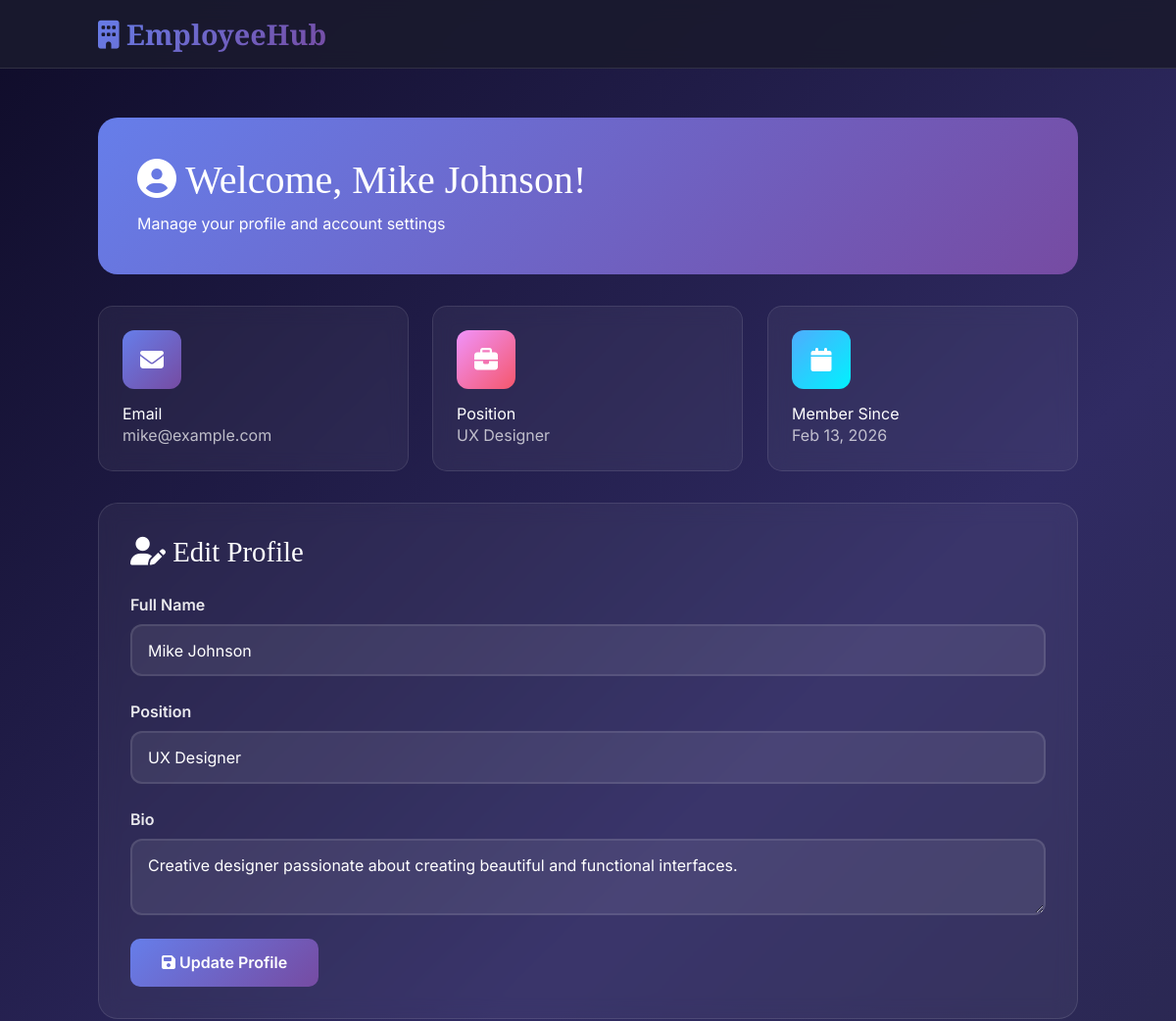
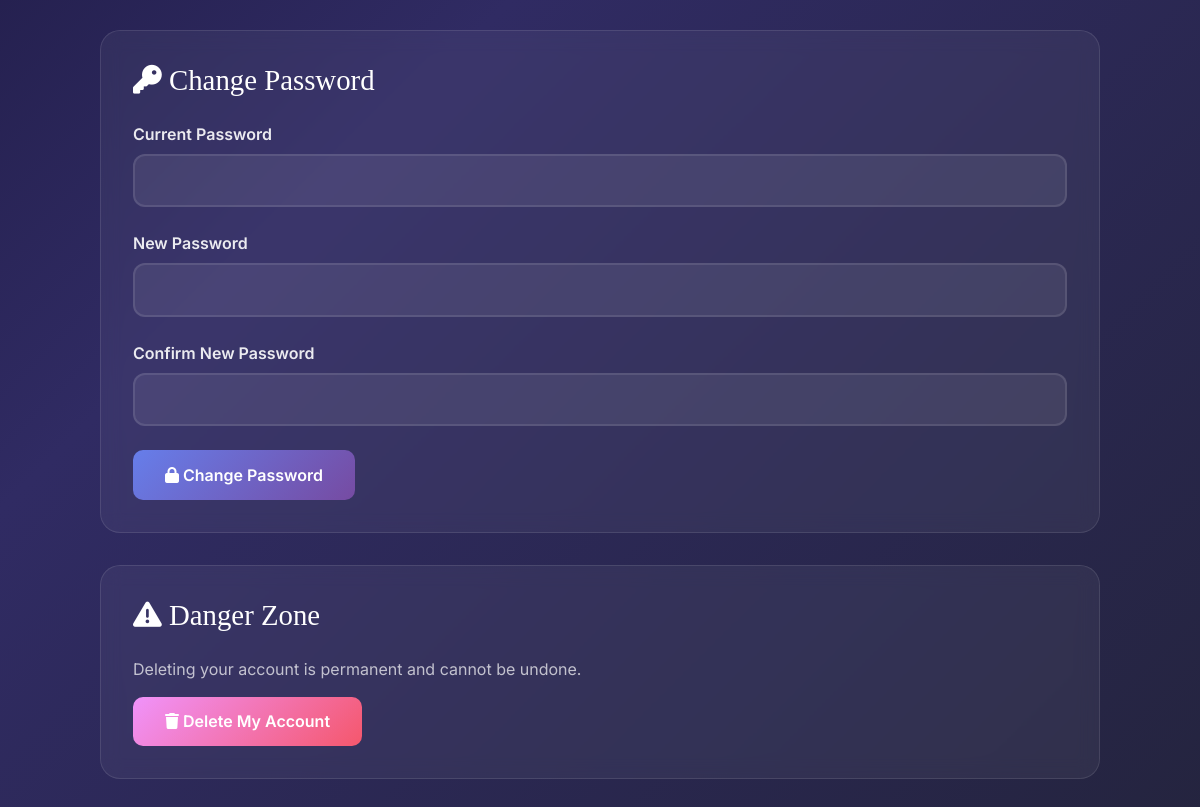
/dashboard.php (signed in), run on the app's committed database (2 pictures, top to bottom).
### tables this page shows
CREATE TABLE employees (
    id INT(11) PRIMARY KEY AUTO_INCREMENT,
    full_name VARCHAR(100) NOT NULL,
    email VARCHAR(100) UNIQUE NOT NULL,
    password VARCHAR(255) NOT NULL,
    position VARCHAR(100),
    bio TEXT,
    role ENUM('user', 'admin') DEFAULT 'user',
    created_at TIMESTAMP DEFAULT CURRENT_TIMESTAMP,
    INDEX idx_email (email),
    INDEX idx_role (role)
);

### dashboard.php (the view, shortened to what this page needs)
<?php
require_once 'config.php';
$user_id = $_SESSION['user_id'];
$sql = "SELECT * FROM employees WHERE id = $user_id";
$result = mysqli_query($conn, $sql);
$user = mysqli_fetch_assoc($result);
?>
<!DOCTYPE html>
<html lang="en">
<head>
    <link href="https://cdn.jsdelivr.net/npm/bootstrap@5.3.0/dist/css/bootstrap.min.css" rel="stylesheet">
    <script src="https://cdn.tailwindcss.com"></script>
    <link rel="stylesheet" href="https://cdnjs.cloudflare.com/ajax/libs/font-awesome/6.4.0/css/all.min.css">
</head>
<body>
    <nav class="navbar navbar-expand-lg navbar-dark fixed-top">
        <div class="container">
            <a class="navbar-brand" href="index.php">
                <i class="fas fa-building"></i> EmployeeHub
            </a>
        </div>
    </nav>
    <div class="dashboard-container">
        <div class="container">
            <div class="welcome-card">
                <h1><i class="fas fa-user-circle"></i> Welcome, <?php echo htmlspecialchars($user['full_name']); ?>!</h1>
                <p class="mb-0">Manage your profile and account settings</p>
            </div>
            <div class="stat-cards">
                <div class="stat-card">
                    <div class="stat-icon">
                        <i class="fas fa-envelope"></i>
                    </div>
                    <h4>Email</h4>
                    <p style="color: rgba(255,255,255,0.7);"><?php echo htmlspecialchars($user['email']); ?></p>
                </div>
                <div class="stat-card">
                    <div class="stat-icon">
                        <i class="fas fa-briefcase"></i>
                    </div>
                    <h4>Position</h4>
                    <p style="color: rgba(255,255,255,0.7);"><?php echo htmlspecialchars($user['position']); ?></p>
                </div>
                <div class="stat-card">
                    <div class="stat-icon">
                        <i class="fas fa-calendar"></i>
                    </div>
                    <h4>Member Since</h4>
                    <p style="color: rgba(255,255,255,0.7);"><?php echo date('M d, Y', strtotime($user['created_at'])); ?></p>
                </div>
            </div>
            <div class="content-card">
                <h3><i class="fas fa-user-edit"></i> Edit Profile</h3>
                <form method="POST">
                    <div class="form-group">
                        <label>Full Name</label>
                        <input type="text" name="full_name" class="form-control"
                               value="<?php echo htmlspecialchars($user['full_name']); ?>" required>
                    </div>
                    <div class="form-group">
                        <label>Position</label>
                        <input type="text" name="position" class="form-control"
                               value="<?php echo htmlspecialchars($user['position']); ?>" required>
                    </div>
                    <div class="form-group">
                        <label>Bio</label>
                        <textarea name="bio" class="form-control"><?php echo htmlspecialchars($user['bio']); ?></textarea>
                    </div>
                    <button type="submit" name="update_profile" class="btn btn-update">
                        <i class="fas fa-save"></i> Update Profile
                    </button>
                </form>
            </div>
            <div class="content-card">
                <h3><i class="fas fa-key"></i> Change Password</h3>
                <form method="POST">
                    <div class="form-group">
                        <label>Current Password</label>
                        <input type="password" name="current_password" class="form-control" required>
                    </div>
                    <div class="form-group">
                        <label>New Password</label>
                        <input type="password" name="new_password" class="form-control" required>
                    </div>
                    <div class="form-group">
                        <label>Confirm New Password</label>
                        <input type="password" name="confirm_password" class="form-control" required>
                    </div>
                    <button type="submit" name="change_password" class="btn btn-update">
                        <i class="fas fa-lock"></i> Change Password
                    </button>
                </form>
            </div>
            <div class="content-card">
                <h3><i class="fas fa-exclamation-triangle"></i> Danger Zone</h3>
                <p style="color: rgba(255,255,255,0.7); margin-bottom: 1rem;">
                    Deleting your account is permanent and cannot be undone.
                </p>
                <form method="POST" onsubmit="return confirm('Are you sure you want to delete your account? This action cannot be undone!');">
                    <button type="submit" name="delete_account" class="btn btn-danger">
                        <i class="fas fa-trash"></i> Delete My Account
                    </button>
                </form>
            </div>
        </div>
    </div>
</body>
</html>

### dashboard.php (style rules this page uses)
:root { --gradient-1: linear-gradient(135deg, #667eea 0%, #764ba2 100%); --gradient-2: linear-gradient(135deg, #f093fb 0%, #f5576c 100%); --gradient-3: linear-gradient(135deg, #4facfe 0%, #00f2fe 100%); }
body { font-family: 'Inter', sans-serif; background: linear-gradient(135deg, #0f0c29 0%, #302b63 50%, #24243e 100%); min-height: 100vh; color: white; }
.navbar { background: rgba(26, 26, 46, 0.9) !important; backdrop-filter: blur(10px); border-bottom: 1px solid rgba(255, 255, 255, 0.1); }
.navbar-brand { font-family: 'Playfair Display', serif; font-weight: 900; font-size: 1.8rem; background: var(--gradient-1); -webkit-background-clip: text; -webkit-text-fill-color: transparent; }
.dashboard-container { padding: 120px 0 50px; }
.welcome-card { background: var(--gradient-1); border-radius: 20px; padding: 2.5rem; margin-bottom: 2rem; animation: slideDown 0.8s ease-out; }
.welcome-card h1 { font-family: 'Playfair Display', serif; font-size: 2.5rem; margin-bottom: 0.5rem; }
.stat-cards { display: grid; grid-template-columns: repeat(auto-fit, minmax(250px, 1fr)); gap: 1.5rem; margin-bottom: 2rem; }
.stat-card { background: rgba(255, 255, 255, 0.05); backdrop-filter: blur(10px); border: 1px solid rgba(255, 255, 255, 0.1); border-radius: 15px; padding: 1.5rem; transition: all 0.3s ease; animation: fadeIn 0.6s ease-out both; }
.stat-card:nth-child(1) { animation-delay: 0.1s; }
.stat-card:nth-child(2) { animation-delay: 0.2s; }
.stat-card:nth-child(3) { animation-delay: 0.3s; }
.stat-icon { width: 60px; height: 60px; border-radius: 12px; display: flex; align-items: center; justify-content: center; font-size: 1.5rem; margin-bottom: 1rem; }
.stat-card:nth-child(1) .stat-icon { background: var(--gradient-1); }
.stat-card:nth-child(2) .stat-icon { background: var(--gradient-2); }
.stat-card:nth-child(3) .stat-icon { background: var(--gradient-3); }
.content-card { background: rgba(255, 255, 255, 0.05); backdrop-filter: blur(10px); border: 1px solid rgba(255, 255, 255, 0.1); border-radius: 20px; padding: 2rem; margin-bottom: 2rem; animation: slideUp 0.8s ease-out; }
.content-card h3 { font-family: 'Playfair Display', serif; font-size: 1.8rem; margin-bottom: 1.5rem; }
.form-group { margin-bottom: 1.5rem; }
label { color: rgba(255, 255, 255, 0.9); font-weight: 600; margin-bottom: 0.5rem; display: block; }
.form-control, textarea { background: rgba(255, 255, 255, 0.08); border: 2px solid rgba(255, 255, 255, 0.1); color: white; padding: 0.8rem 1rem; border-radius: 12px; transition: all 0.3s ease; }
.form-control::placeholder { color: rgba(255, 255, 255, 0.4); }
textarea { resize: vertical; min-height: 100px; }
.btn-update { background: var(--gradient-1); border: none; padding: 0.8rem 2rem; border-radius: 10px; color: white; font-weight: 600; transition: all 0.3s ease; }
.btn-danger { background: var(--gradient-2); border: none; padding: 0.8rem 2rem; border-radius: 10px; color: white; font-weight: 600; transition: all 0.3s ease; }

### data on the page
employees: full_name "Mike Johnson", email "mike@example.com", position "UX Designer", created_at "Feb 13, 2026", bio "Creative designer passionate about creating beautiful and functional interfaces."
